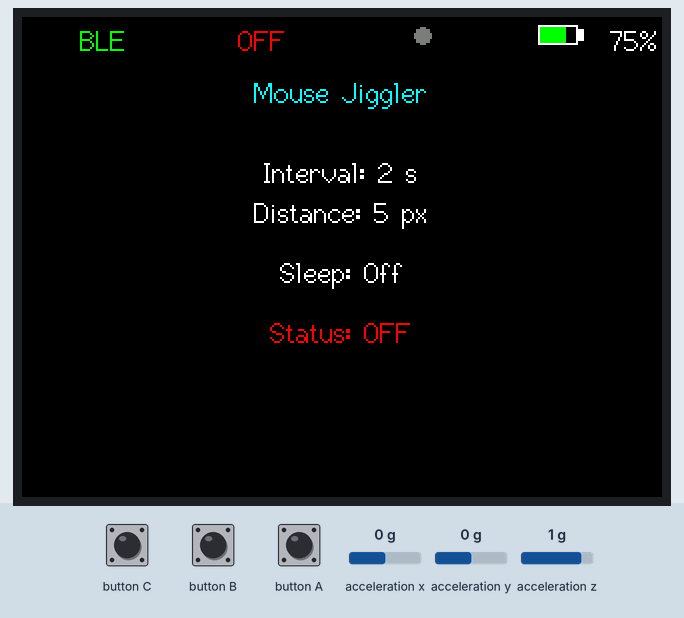
Recording of a sketch running on a simulated ESP32. Shown: 320×240 colour display. Inputs (shaded band) come from the test bench; at power-on: acceleration x 0 g, acceleration y 0 g, acceleration z 1 g. EEPROM starts erased; USB keyboard and mouse output is not drawn.

Above: at 3.5 s.
3.6 s: button A pressed for 0.15 s
At 4.8 s:
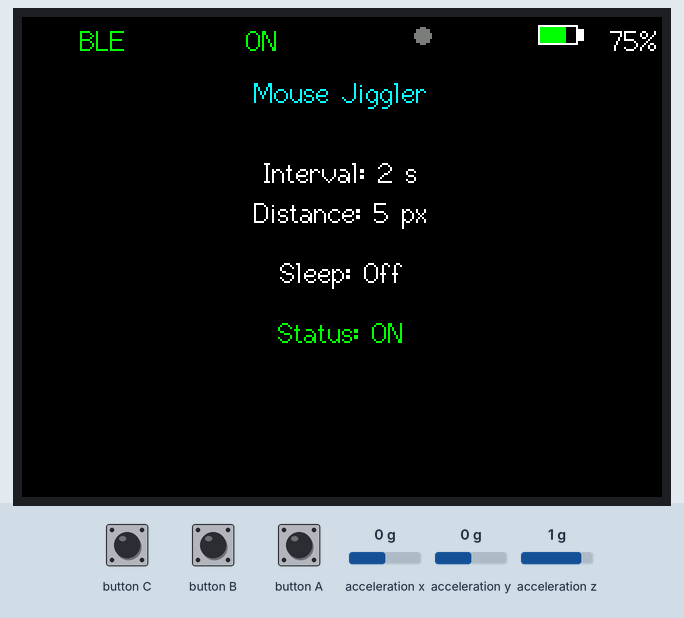
6.7 s: button B pressed for 0.15 s
At 7.9 s:
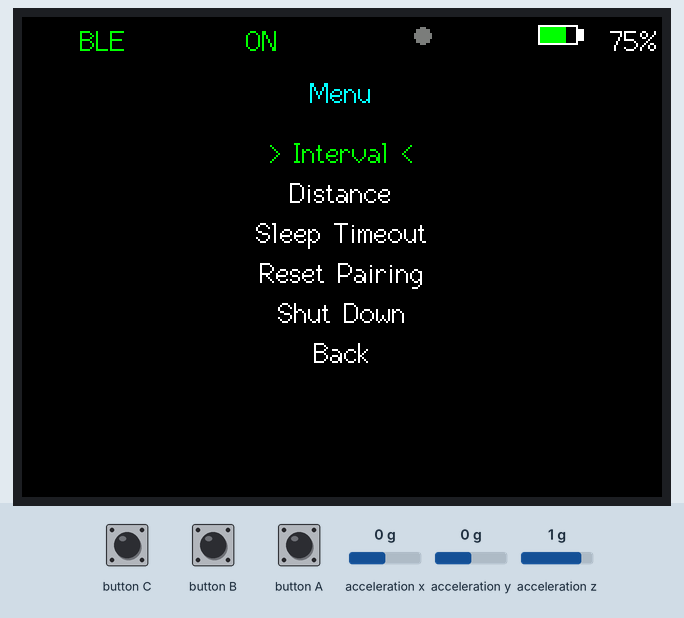
8.3 s: button B pressed for 1 s
At 9.3 s:
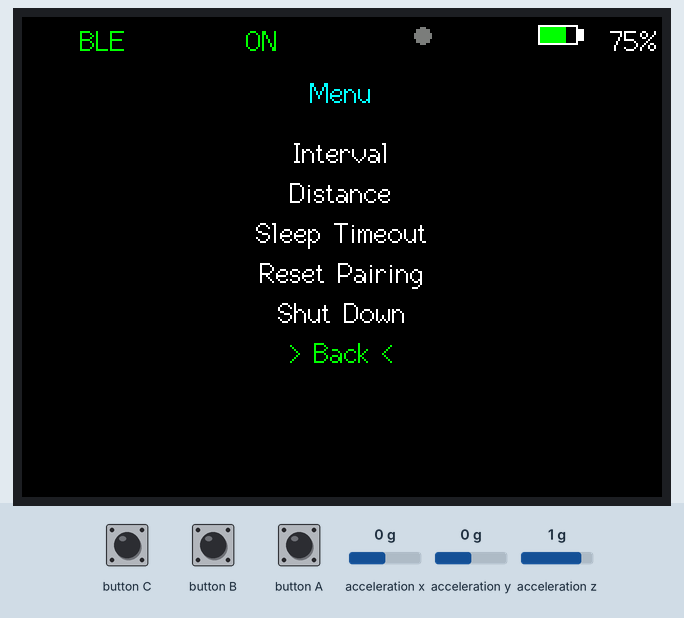
10.8 s: acceleration x set to -0.4 g
12.3 s: acceleration x set to -0.7 g
At 13.4 s:
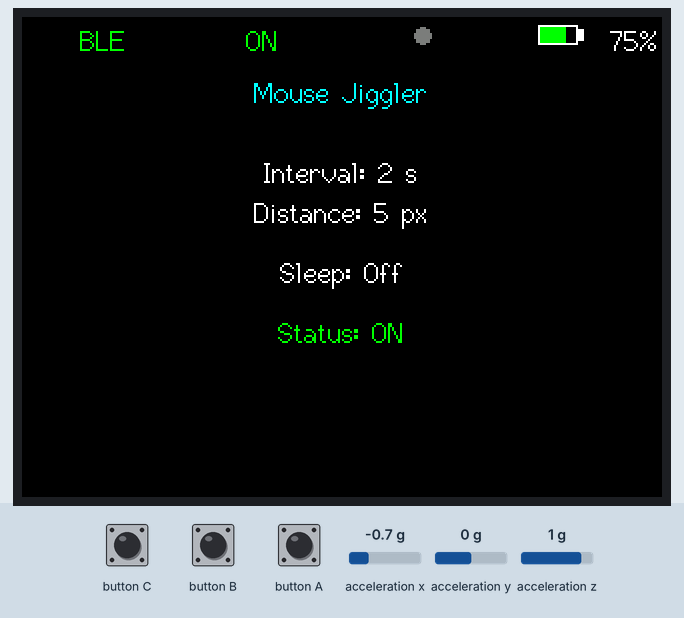
13.8 s: button B pressed for 0.15 s
At 14.6 s:
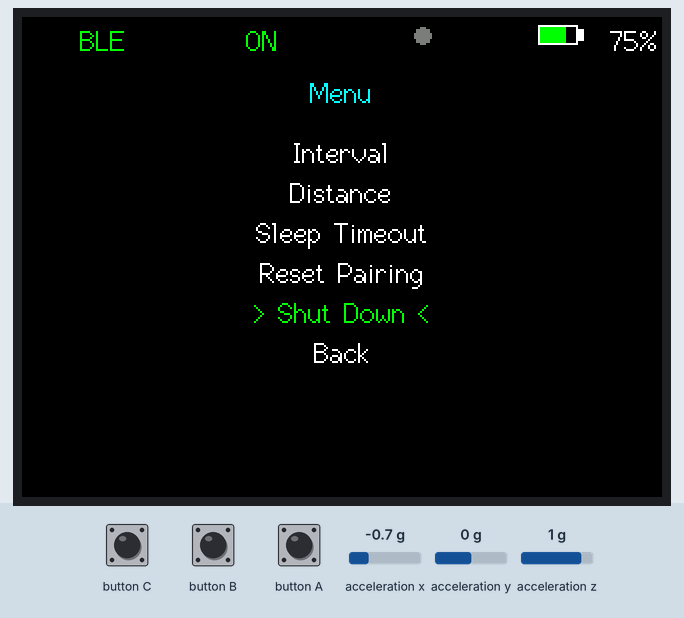
Timing chart, 0 to 16.4 s (numbered marks = the images above; inputs shaded):
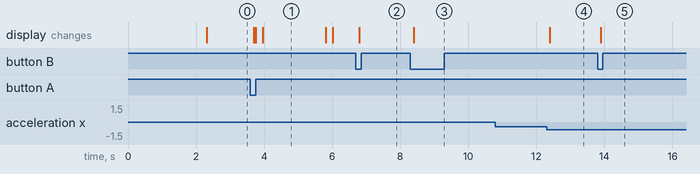

The sketch:

mousejiggler.ino
```cpp
#include <M5Unified.h>
#include <BleMouse.h>
#include <Preferences.h>
#include "esp_system.h"
#include "esp_sleep.h"

// Bluetooth HID
BleMouse bleMouse("M5 Mouse");

// Preferences
Preferences prefs;

// Settings
int jiggleInterval;
int jiggleDistance;
bool jigglerOn;
unsigned long lastJiggle = 0;

// Sleep timeout
unsigned long sleepTimeout = 0;
unsigned long lastActivity = 0;

// Orientation
int currentRotation = 1;  // 1=landscape USB left, 3=landscape USB right

// Pulse circle state
bool heartBeatActive = false;
unsigned long heartBeatTimestamp = 0;

// UI state machine
enum Screen { MAIN, MENU, SET_INTERVAL, SET_DISTANCE, SET_SLEEP, RESET_PAIR, SHUTDOWN };
Screen currentScreen = MAIN;
int menuIndex = 0;

// ===== Save/Load =====
void saveSettings() {
  prefs.begin("jiggler", false);
  prefs.putInt("interval", jiggleInterval);
  prefs.putInt("distance", jiggleDistance);
  prefs.putBool("enabled", jigglerOn);
  prefs.putULong("sleeptime", sleepTimeout);
  prefs.end();
}

void loadSettings() {
  prefs.begin("jiggler", true);
  jiggleInterval = prefs.getInt("interval", 2000);
  jiggleDistance = prefs.getInt("distance", 5);
  jigglerOn      = prefs.getBool("enabled", false);
  sleepTimeout   = prefs.getULong("sleeptime", 0);
  prefs.end();
}

// ===== Helpers =====
void printCentered(const char* text, int y, uint16_t color) {
  int16_t w = M5.Display.textWidth(text);
  int16_t x = (M5.Display.width() - w) / 2;
  M5.Display.setCursor(x, y);
  M5.Display.setTextColor(color);
  M5.Display.print(text);
}

void showSavedPopup() {
  M5.Display.fillRect(0, 60, M5.Display.width(), 40, BLACK);
  printCentered("Saved!", 80, GREEN);
  delay(1000);
}

// Draw battery icon with thresholds
void drawBatteryIcon(int x, int y, int level) {
  int w = 20, h = 10;
  int capW = 3;

  // Outline
  M5.Display.drawRect(x, y, w, h, WHITE);
  M5.Display.fillRect(x + w, y + 2, capW, h - 4, WHITE);

  // Battery color thresholds
  uint16_t fillColor;
  if (level < 25)      fillColor = RED;
  else if (level < 75) fillColor = YELLOW;
  else                 fillColor = GREEN;

  // Fill
  int fillW = (w - 2) * level / 100;
  if (fillW > 0) {
    M5.Display.fillRect(x + 1, y + 1, fillW, h - 2, fillColor);
  }
}

// ===== Status Bar =====
void drawStatusBar() {
  int bat = M5.Power.getBatteryLevel();
  int screenW = M5.Display.width();
  int zone = screenW / 4;  // divide into 4 columns

  M5.Display.fillRect(0, 0, screenW, 18, BLACK);
  M5.Display.setFont(&fonts::Font2);
  M5.Display.setTextSize(1);

  // BLE (zone 0)
  const char* bleText = bleMouse.isConnected() ? "BLE" : "...";
  int bleX = (zone / 2) - (M5.Display.textWidth(bleText) / 2);
  M5.Display.setCursor(bleX, 4);
  M5.Display.setTextColor(bleMouse.isConnected() ? GREEN : YELLOW);
  M5.Display.print(bleText);

  // ON/OFF (zone 1)
  const char* statusText = jigglerOn ? "ON" : "OFF";
  uint16_t statusColor   = jigglerOn ? GREEN : RED;
  int statusX = zone + (zone / 2) - (M5.Display.textWidth(statusText) / 2);
  M5.Display.setCursor(statusX, 4);
  M5.Display.setTextColor(statusColor);
  M5.Display.print(statusText);

  // Pulse Circle (zone 2)
  int circleX = (2 * zone) + (zone / 2);
  int circleY = 9;    // vertically centered
  int radius  = 4;
  if (jigglerOn) {
    uint16_t color = heartBeatActive ? RED : DARKGREY;
    M5.Display.fillCircle(circleX, circleY, radius, color);
  } else {
    M5.Display.fillCircle(circleX, circleY, radius, DARKGREY);
  }

  // Battery % aligned right, icon 15px left
  char batStr[10];
  sprintf(batStr, "%d%%", bat);
  int batTxtW = M5.Display.textWidth(batStr);
  int batTxtX = screenW - batTxtW - 2;  // right-aligned
  M5.Display.setCursor(batTxtX, 4);
  M5.Display.setTextColor(WHITE);
  M5.Display.print(batStr);

  int batX = batTxtX - 15 - 20;  // 20px icon width + 15px gap
  drawBatteryIcon(batX, 4, bat);
}

// ===== Dashboard =====
void drawMain() {
  M5.Display.fillScreen(BLACK);
  drawStatusBar();

  M5.Display.setFont(&fonts::Font2);
  M5.Display.setTextSize(1);

  printCentered("Mouse Jiggler", 30, CYAN);

  char intStr[20]; sprintf(intStr, "Interval: %d s", jiggleInterval / 1000);
  printCentered(intStr, 70, WHITE);

  char distStr[20]; sprintf(distStr, "Distance: %d px", jiggleDistance);
  printCentered(distStr, 90, WHITE);

  char sleepStr[25];
  if (sleepTimeout == 0) sprintf(sleepStr, "Sleep: Off");
  else sprintf(sleepStr, "Sleep: %lus", sleepTimeout / 1000);
  printCentered(sleepStr, 120, WHITE);

  printCentered(jigglerOn ? "Status: ON" : "Status: OFF",
                150, jigglerOn ? GREEN : RED);
}

// ===== Menu =====
void drawMenu() {
  const char* items[] = {"Interval", "Distance", "Sleep Timeout", "Reset Pairing", "Shut Down", "Back"};
  int total = 6;

  M5.Display.fillScreen(BLACK);
  drawStatusBar();
  M5.Display.setFont(&fonts::Font2);

  printCentered("Menu", 30, CYAN);

  for (int i = 0; i < total; i++) {
    if (i == menuIndex) {
      char buf[30]; sprintf(buf, "> %s <", items[i]);
      printCentered(buf, 60 + i * 20, GREEN);
    } else {
      printCentered(items[i], 60 + i * 20, WHITE);
    }
  }
}

// ===== Adjust Screen =====
void drawAdjust(const char* label, int value) {
  M5.Display.fillScreen(BLACK);
  drawStatusBar();
  M5.Display.setFont(&fonts::Font2);

  printCentered(label, 40, CYAN);

  char valStr[20]; sprintf(valStr, "Value: %d", value);
  printCentered(valStr, 80, WHITE);

  printCentered("B=Up  C=Down", 120, GREEN);
  printCentered("A=Save", 140, GREEN);
}

// ===== Auto Orientation =====
void updateOrientation() {
  float ax, ay, az;
  M5.Imu.getAccel(&ax, &ay, &az);

  int newRotation = currentRotation;
  if (ax > 0.5) newRotation = 1;       // USB left
  else if (ax < -0.5) newRotation = 3; // USB right

  if (newRotation != currentRotation) {
    currentRotation = newRotation;
    M5.Display.setRotation(currentRotation);
    drawMain();
  }
}

// ===== Setup =====
void setup() {
  auto cfg = M5.config();
  M5.begin(cfg);
  M5.Display.setBrightness(80);
  currentRotation = 1;
  M5.Display.setRotation(currentRotation);

  esp_reset_reason_t reason = esp_reset_reason();
  M5.Display.fillScreen(BLACK);
  M5.Display.setFont(&fonts::Font2);
  printCentered("Mouse Jiggler OS v3.16", 40, CYAN);
  if (reason == ESP_RST_POWERON) {
    printCentered("Cold Boot", 80, GREEN);
  } else {
    printCentered("Woke from Sleep", 80, YELLOW);
  }
  delay(2000);

  bleMouse.begin();
  loadSettings();
  drawMain();
  lastActivity = millis();
}

// ===== Loop =====
void loop() {
  M5.update();
  updateOrientation();

  switch (currentScreen) {
    case MAIN:
      if (M5.BtnA.wasPressed()) {
        jigglerOn = !jigglerOn;
        saveSettings();
        drawMain();
      }
      if (M5.BtnB.wasPressed()) {
        currentScreen = MENU;
        menuIndex = 0;
        drawMenu();
      }
      break;

    case MENU:
      if (M5.BtnB.wasPressed()) { menuIndex--; if (menuIndex < 0) menuIndex = 5; drawMenu(); }
      if (M5.BtnPWR.wasPressed()) { menuIndex++; if (menuIndex > 5) menuIndex = 0; drawMenu(); }
      if (M5.BtnA.wasPressed()) {
        if (menuIndex == 0) { currentScreen = SET_INTERVAL; drawAdjust("Interval (s)", jiggleInterval / 1000); }
        else if (menuIndex == 1) { currentScreen = SET_DISTANCE; drawAdjust("Distance (px)", jiggleDistance); }
        else if (menuIndex == 2) { currentScreen = SET_SLEEP; drawAdjust("Sleep Timeout (s)", sleepTimeout / 1000); }
        else if (menuIndex == 3) { M5.Display.fillScreen(BLACK); printCentered("Forgetting BLE...", 80, WHITE); delay(2000); ESP.restart(); }
        else if (menuIndex == 4) { M5.Power.powerOff(); }
        else { currentScreen = MAIN; drawMain(); }
      }
      break;

    case SET_INTERVAL:
      if (M5.BtnB.wasPressed()) { jiggleInterval += 1000; if (jiggleInterval > 10000) jiggleInterval = 1000; drawAdjust("Interval (s)", jiggleInterval / 1000); }
      if (M5.BtnPWR.wasPressed()) { jiggleInterval -= 1000; if (jiggleInterval < 1000) jiggleInterval = 10000; drawAdjust("Interval (s)", jiggleInterval / 1000); }
      if (M5.BtnA.wasPressed()) { saveSettings(); showSavedPopup(); currentScreen = MAIN; drawMain(); }
      break;

    case SET_DISTANCE:
      if (M5.BtnB.wasPressed()) { jiggleDistance++; if (jiggleDistance > 20) jiggleDistance = 1; drawAdjust("Distance (px)", jiggleDistance); }
      if (M5.BtnPWR.wasPressed()) { jiggleDistance--; if (jiggleDistance < 1) jiggleDistance = 20; drawAdjust("Distance (px)", jiggleDistance); }
      if (M5.BtnA.wasPressed()) { saveSettings(); showSavedPopup(); currentScreen = MAIN; drawMain(); }
      break;

    case SET_SLEEP:
      if (M5.BtnB.wasPressed()) { sleepTimeout += 60000; if (sleepTimeout > 1800000) sleepTimeout = 0; drawAdjust("Sleep Timeout (s)", sleepTimeout / 1000); }
      if (M5.BtnPWR.wasPressed()) { sleepTimeout -= 60000; if (sleepTimeout < 0) sleepTimeout = 1800000; drawAdjust("Sleep Timeout (s)", sleepTimeout / 1000); }
      if (M5.BtnA.wasPressed()) { saveSettings(); showSavedPopup(); currentScreen = MAIN; drawMain(); }
      break;
  }

  // Jiggle logic
  if (jigglerOn && bleMouse.isConnected() && currentScreen == MAIN) {
    if (millis() - lastJiggle >= jiggleInterval) {
      bleMouse.move(jiggleDistance, 0);
      delay(50);
      bleMouse.move(-jiggleDistance, 0);
      lastJiggle = millis();

      // Circle flash
      heartBeatActive = true;
      heartBeatTimestamp = millis();
      drawStatusBar();
    }
  }

  // Return circle to grey after 200ms
  if (heartBeatActive && millis() - heartBeatTimestamp > 200) {
    heartBeatActive = false;
    if (currentScreen == MAIN) drawStatusBar();
  }

  // Auto-sleep only when OFF
  if (!jigglerOn && currentScreen == MAIN && sleepTimeout > 0) {
    if (millis() - lastActivity >= sleepTimeout) {
      M5.Power.powerOff();
    }
  }

  delay(10);
}
```

Measured:
- the behaviour switches between -0.5 and -0.6 g on acceleration x (found by bisection; images 3 and 4)
- after the input at 3.6 s, the display: changes after 0.10 s (image 1)
- after the input at 6.7 s, the display: changes after 0.10 s (image 2)
- after the input at 8.3 s, the display: changes after 0.10 s (image 3)
- after the input at 10.8 s, every drawn part: stays the same
- after the input at 12.3 s, the display: changes after 0.09 s (image 4)
- after the input at 13.8 s, the display: changes after 0.09 s (image 5)
